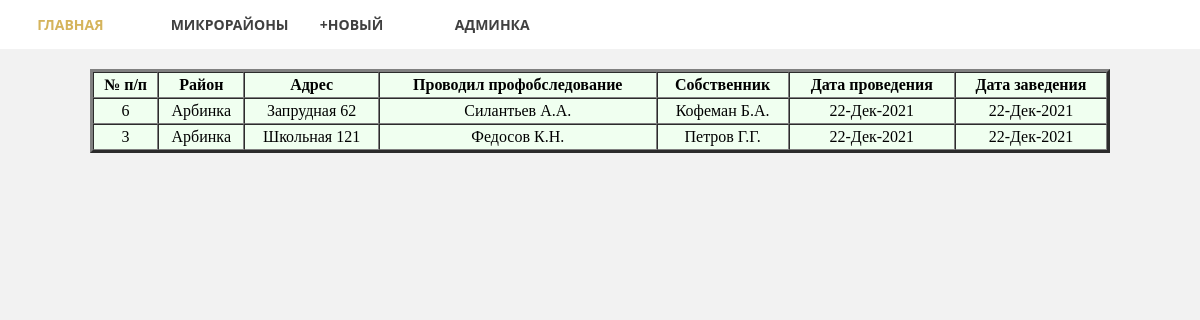
The app's page /mkr_name/4/ with its own data.
### pas_chjs/models.py (models this page shows, shortened)
class Pas_chjs(models.Model):
     pas_number = models.IntegerField(verbose_name='Номер паспорта', unique=True)
     mkr_name_pas = models.ForeignKey('Mkr_name', on_delete=models.PROTECT, null=True, verbose_name='Микрорайон')
     pas_adress = models.CharField(max_length=350, verbose_name='Адрес')
     stages = models.IntegerField(blank=True, verbose_name='Этажность')
     walls_material = models.ForeignKey('Materials_walls', on_delete=models.PROTECT, null=True, verbose_name='Стены', blank=True)
     electric = models.BooleanField(default=True, verbose_name='Электрофицирован')
     apis = models.IntegerField(default=0, verbose_name='АПИ')
     living = models.IntegerField(default=0, verbose_name='Проживает')
     childrens = models.IntegerField(default=0, verbose_name='Дети')
     characteristic = models.TextField(blank=True, verbose_name='Характеристика')
     owner_name = models.CharField(max_length=200, blank=True, verbose_name='Имя собственника')
     date_owner = models.DateField(verbose_name='Дата')
     woker_mchs = models.CharField(max_length=200, verbose_name='Сотрудник')
     woker_date = models.DateField(verbose_name='Дата')
     unfineshed = models.BooleanField(default=False, verbose_name='Недострой')
     created_at = models.DateTimeField(auto_now_add=True, verbose_name='Создано')
     created_update = models.DateTimeField(auto_now=True, verbose_name='Обновлено')
     class Meta:
          verbose_name = 'Паспорт'
          verbose_name_plural = 'Паспорта'
          ordering = ['-created_at']

class Mkr_name(models.Model):
     name = models.CharField(max_length=150, db_index=True, verbose_name='Микрорайон')
     def __str__(self):
         return self.name
     class Meta:
          verbose_name = 'Микрорайон'
          verbose_name_plural = 'Микрорайоны'

### pas_chjs/views.py (the view)
# urls.py: path('mkr_name/<int:mkr_name_pas_id>/', get_mkr_name),
def get_mkr_name(request, mkr_name_pas_id):
    pas_chjs = Pas_chjs.objects.filter(mkr_name_pas_id=mkr_name_pas_id)
    mkr_names = Mkr_name.objects.all()
    mkr_name = Mkr_name.objects.get(pk=mkr_name_pas_id)
    return render(request, 'pas_chjs/mkr.html', {'pas_chjs': pas_chjs, 'mkr_names': mkr_names,
                                                 'mkr_name': mkr_name, })

### pas_chjs/templates/pas_chjs/mkr.html (shortened to what this page needs)
<!DOCTYPE html>
<html lang="en">
<head>
</head>
<body>
<header>
  <nav>
      <ul class="topmenu">
        <li><a href="/">Главная</a></li>
        <li><a href="" class="submenu-link">Микрорайоны</a>
        </li>
        <li><a href="/admin/pas_chjs/pas_chjs/add/">+Новый</a></li>
        <li><a href="/admin">Админка</a></li>
      </ul>
    </nav>
</header>
        <table width="85%" bgcolor="#F0FFF0" cellspacing="0" cellpadding="3" border="3" align="center">
            <caption><h2></h2></caption>
            <tr align="center">
                <th>№ п/п</th>
                <th>Район</th>
                <th>Адрес</th>
                <th>Проводил профобследование</th>
                <th>Собственник</th>
                <th>Дата проведения</th>
                <th>Дата заведения</th>
            </tr>
    {% for pas in pas_chjs %}
        <tr>
            <td align="center">{{ pas.pas_number }}</td>
            <td align="center">{{ pas.mkr_name_pas }}</td>
            <td align="center">{{ pas.pas_adress }}</td>
            <td align="center">{{ pas.woker_mchs }}</td>
            <td align="center">{{ pas.owner_name }}</td>
            <td align="center">{{ pas.woker_date|date:"d-M-Y" }}</td>
            <td align="center">{{ pas.created_at|date:"d-M-Y" }}</td>
      </tr>
    {% endfor %}
    </table>
</body>
</html>

### pas_chjs/templates/pas_chjs/mkr.html (style rules this page uses)
* { box-sizing: border-box; }
body { margin: 0; background: #f2f2f2; }
header { background: white; text-align: center; }
header a { text-decoration: none; outline: none; display: block; transition: .3s ease-in-out; }
nav { display: table; margin: 50 auto; }
nav ul { list-style: none; margin: 0; padding: 0; }
.topmenu > li { width: 25%; float: left; position: relative; font-family: 'Open Sans', sans-serif; }
.topmenu > li > a { text-transform: uppercase; font-size: 14px; font-weight: bold; color: #404040; padding: 15px 30px; }
.submenu-link:after { font-family: "FontAwesome"; color: inherit; margin-left: 10px; }

### records on screen
Pas_chjs: pas_number "6", mkr_name_pas "Арбинка", pas_adress "Запрудная 62", woker_mchs "Силантьев А.А.", owner_name "Кофеман Б.А.", woker_date "22-Дек-2021", created_at "22-Дек-2021"
Pas_chjs: pas_number "3", mkr_name_pas "Арбинка", pas_adress "Школьная 121", woker_mchs "Федосов К.Н.", owner_name "Петров Г.Г.", woker_date "22-Дек-2021", created_at "22-Дек-2021"
